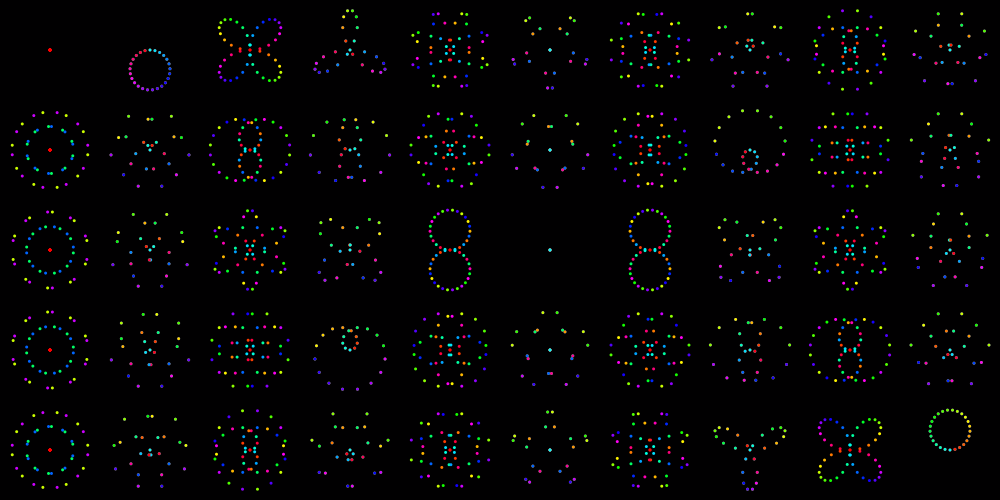
Frame 1 (no input)
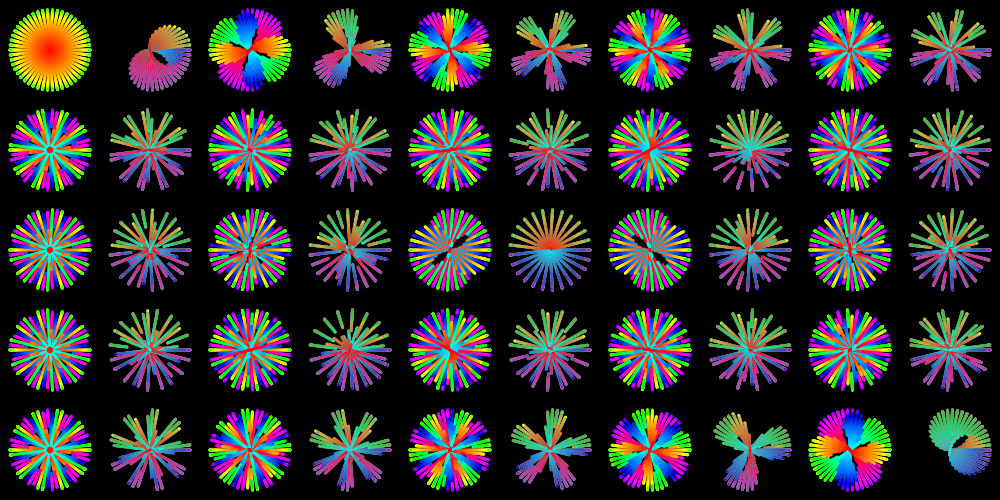
Frame 60 (the mouse pressed at the canvas centre just before this capture)
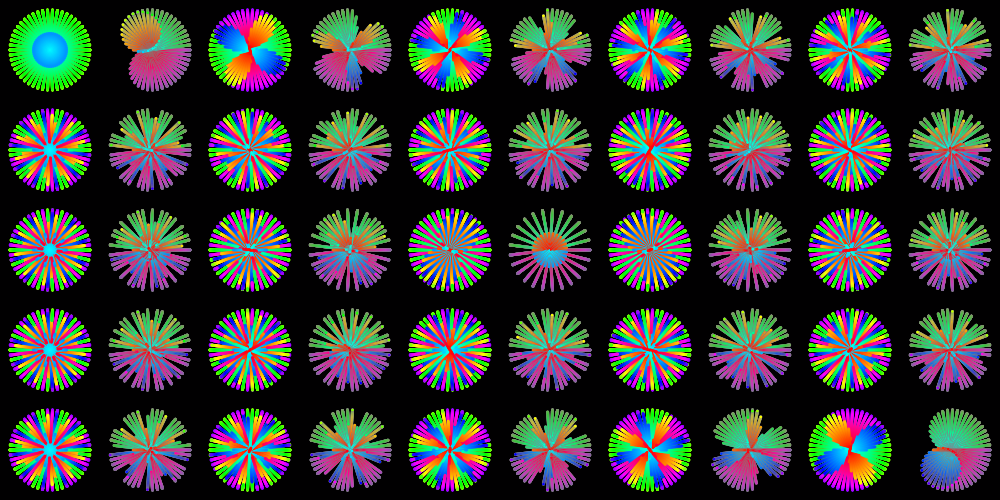
Frame 120 (the mouse held since frame 60 and released just before this capture)

The Processing sketch that drew these frames (run headless with seeded random() and noise(); from frame 60 on, the mouse is pressed at the canvas centre):

// Processing sketch: p10_multiple_harmonic_systems_and_color__beautiful_one_here
// ── p10_multiple_harmonic_systems_and_color__beautiful_one_here.pde
// take a look at multiplier 40!

int CELL_SIZE = 100;
int NROWS = 5;
int NCOLS = 10;

int N_PARTICLES = 50;
float PARTICLE_AMPLITUDE = 40;
float PARTICLE_SPEED = 0.015*2;

ArrayList<ParticleSystem> systems = new ArrayList<ParticleSystem>();

void settings() {
  size(CELL_SIZE*NCOLS,CELL_SIZE*NROWS);
}

void setup() {
  frameRate(30);
  background(1,0,1);
  
  for (int y = 0; y < CELL_SIZE*NROWS; y += CELL_SIZE) {
    for (int x = 0; x < CELL_SIZE*NCOLS; x += CELL_SIZE) {
      systems.add(new ParticleSystem(x+CELL_SIZE/2,y+CELL_SIZE/2,x/CELL_SIZE+y/CELL_SIZE*NCOLS));
    }
  }
}

void draw() {
  //background(1,0,1);
  
  for (ParticleSystem ps: systems)
    ps.display();
    
  for (ParticleSystem ps: systems)
    ps.update();
    
  if (frameCount % 20 == 0) println(frameRate);
}

// ── Particle.pde
class Particle {
  
  float angle;
  float time;
  
  Particle(float angle_, float time_) {
    angle = angle_;
    time = time_;
  }
  
  void display() {
    pushMatrix();
    rotate(angle);
    colorMode(HSB,1);
    fill((0*angle+time)%TWO_PI/TWO_PI,1,1);
    noStroke();
    ellipse(PARTICLE_AMPLITUDE*sin(time),0,3,3);
    popMatrix();
  }
  
  void update() {
    time += PARTICLE_SPEED;
  }
}

// ── ParticleSystem.pde
class ParticleSystem {
  
  Particle[] particles;
  PVector location;
  
  ParticleSystem(float x, float y, float mult) {
    particles = new Particle[N_PARTICLES];
    for (int i = 0; i < particles.length; i++) {
      float angle = TWO_PI / particles.length * i;
      particles[i] = new Particle(angle,mult*angle);
    }
    
    location = new PVector(x,y);
  }
  
  void display() {
    pushMatrix();
    translate(location.x,location.y);
    for (Particle p: particles)
      p.display();
    popMatrix();
  }
  
  void update() {
    for (Particle p: particles)
      p.update();
  }
}
